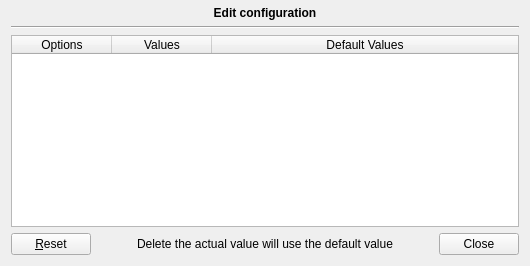
       <widget class="QWidget" name="ConfigsPage">
        <layout class="QVBoxLayout" name="verticalLayout_7">
         <property name="topMargin">
          <number>6</number>
         </property>
         <item>
          <layout class="QVBoxLayout" name="verticalLayout_4">
           <property name="topMargin">
            <number>0</number>
           </property>
           <property name="bottomMargin">
            <number>0</number>
           </property>
           <item>
            <widget class="QLabel" name="label_2">
             <property name="font">
              <font>
               <bold>true</bold>
              </font>
             </property>
             <property name="text">
              <string>Edit configuration</string>
             </property>
             <property name="alignment">
              <set>Qt::AlignmentFlag::AlignCenter</set>
             </property>
            </widget>
           </item>
           <item>
            <widget class="Line" name="line_3">
             <property name="orientation">
              <enum>Qt::Orientation::Horizontal</enum>
             </property>
            </widget>
           </item>
           <item>
            <widget class="QTableWidget" name="configuration_table">
             <property name="editTriggers">
              <set>QAbstractItemView::EditTrigger::DoubleClicked|QAbstractItemView::EditTrigger::EditKeyPressed</set>
             </property>
             <property name="showDropIndicator" stdset="0">
              <bool>false</bool>
             </property>
             <property name="dragDropOverwriteMode">
              <bool>false</bool>
             </property>
             <property name="alternatingRowColors">
              <bool>true</bool>
             </property>
             <property name="selectionMode">
              <enum>QAbstractItemView::SelectionMode::SingleSelection</enum>
             </property>
             <property name="sortingEnabled">
              <bool>true</bool>
             </property>
             <attribute name="horizontalHeaderDefaultSectionSize">
              <number>100</number>
             </attribute>
             <attribute name="horizontalHeaderShowSortIndicator" stdset="0">
              <bool>false</bool>
             </attribute>
             <attribute name="horizontalHeaderStretchLastSection">
              <bool>true</bool>
             </attribute>
             <attribute name="verticalHeaderVisible">
              <bool>false</bool>
             </attribute>
             <column>
              <property name="text">
               <string>Options</string>
              </property>
             </column>
             <column>
              <property name="text">
               <string>Values</string>
              </property>
             </column>
             <column>
              <property name="text">
               <string>Default Values</string>
              </property>
             </column>
            </widget>
           </item>
           <item>
            <layout class="QHBoxLayout" name="horizontalLayout_7">
             <property name="topMargin">
              <number>0</number>
             </property>
             <item>
              <widget class="QPushButton" name="configuration_reset">
               <property name="sizePolicy">
                <sizepolicy hsizetype="Fixed" vsizetype="Fixed">
                 <horstretch>0</horstretch>
                 <verstretch>0</verstretch>
                </sizepolicy>
               </property>
               <property name="text">
                <string>&amp;Reset</string>
               </property>
               <property name="icon">
                <iconset theme="draw-eraser"/>
               </property>
              </widget>
             </item>
             <item>
              <spacer name="horizontalSpacer">
               <property name="orientation">
                <enum>Qt::Orientation::Horizontal</enum>
               </property>
               <property name="sizeHint" stdset="0">
                <size>
                 <width>40</width>
                 <height>20</height>
                </size>
               </property>
              </spacer>
             </item>
             <item>
              <widget class="QLabel" name="label_3">
               <property name="text">
                <string>Delete the actual value will use the default value</string>
               </property>
              </widget>
             </item>
             <item>
              <spacer name="horizontalSpacer_2">
               <property name="orientation">
                <enum>Qt::Orientation::Horizontal</enum>
               </property>
               <property name="sizeHint" stdset="0">
                <size>
                 <width>40</width>
                 <height>20</height>
                </size>
               </property>
              </spacer>
             </item>
             <item>
              <widget class="QPushButton" name="configuration_close">
               <property name="sizePolicy">
                <sizepolicy hsizetype="Fixed" vsizetype="Fixed">
                 <horstretch>0</horstretch>
                 <verstretch>0</verstretch>
                </sizepolicy>
               </property>
               <property name="statusTip">
                <string>Edit configuration close.</string>
               </property>
               <property name="text">
                <string>Close</string>
               </property>
               <property name="icon">
                <iconset theme="dialog-close"/>
               </property>
              </widget>
             </item>
            </layout>
           </item>
          </layout>
         </item>
        </layout>
       </widget>
